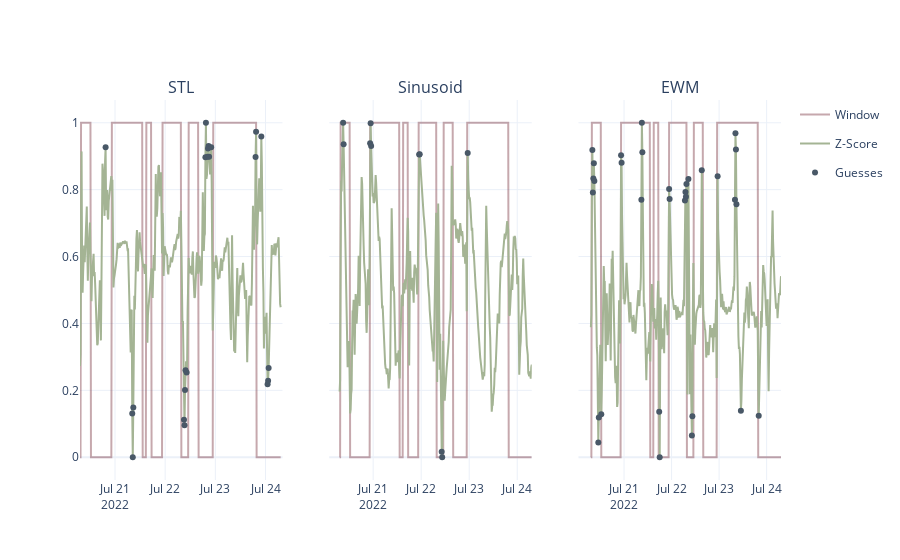

The cell this chart's notebook holds for it:
### Code cell
fig, names = make_dual_plot_abstract(time=w1.time, objects=[w1, w2, w3], names=["Window", "Z-Score", "Guesses"], traces=["window_norm", "zscore_norm", "guess_values"], title_arr=["STL", "Sinusoid", "EWM"], mode=["lines", "lines", "markers"])
fig.show()

### Figure 1 — Plotly figure (JSON) as saved in the notebook; plotly's stock layout.template omitted (floating-point values rounded to 4 significant figures; data arrays with more than 128 entries replaced by an {"elided": "..."} marker saying what was removed)
{"data": [{"legendgroup": "Window", "line": {"color": "#702632"}, "mode": "lines", "name": "Window", "opacity": 0.4, "showlegend": true, "type": "scatter", "x": {"elided": "385 str values"}, "xaxis": "x", "y": {"elided": "385 int values"}, "yaxis": "y"}, {"legendgroup": "Z-Score", "line": {"color": "#A4B494"}, "mode": "lines", "name": "Z-Score", "opacity": 1, "showlegend": true, "type": "scatter", "x": {"elided": "385 str values"}, "xaxis": "x", "y": {"elided": "385 float values"}, "yaxis": "y"}, {"legendgroup": "Guesses", "line": {"color": "#495867"}, "mode": "markers", "name": "Guesses", "opacity": 1, "showlegend": true, "type": "scatter", "x": ["2022-07-20T19:30:00", "2022-07-21T08:15:00", "2022-07-21T08:30:00", "2022-07-21T08:45:00", "2022-07-22T09:00:00", "2022-07-22T09:15:00", "2022-07-22T09:30:00", "2022-07-22T09:45:00", "2022-07-22T10:15:00", "2022-07-22T19:15:00", "2022-07-22T19:30:00", "2022-07-22T20:15:00", "2022-07-22T20:30:00", "2022-07-22T20:45:00", "2022-07-22T21:00:00", "2022-07-22T22:00:00", "2022-07-23T19:15:00", "2022-07-23T19:30:00", "2022-07-23T22:00:00", "2022-07-24T01:00:00", "2022-07-24T01:15:00", "2022-07-24T01:30:00"], "xaxis": "x", "y": [0.9269, 0.1305, 0, 0.1485, 0.1119, 0.09531, 0.2011, 0.2603, 0.2531, 0.8971, 1, 0.8982, 0.9228, 0.9306, 0.8985, 0.9264, 0.8974, 0.9729, 0.9591, 0.2186, 0.2284, 0.2665], "yaxis": "y"}, {"legendgroup": "Window", "line": {"color": "#702632"}, "mode": "lines", "name": "Window", "opacity": 0.4, "showlegend": false, "type": "scatter", "x": {"elided": "385 str values"}, "xaxis": "x2", "y": {"elided": "385 int values"}, "yaxis": "y2"}, {"legendgroup": "Z-Score", "line": {"color": "#A4B494"}, "mode": "lines", "name": "Z-Score", "opacity": 1, "showlegend": false, "type": "scatter", "x": {"elided": "385 str values"}, "xaxis": "x2", "y": {"elided": "385 float values"}, "yaxis": "y2"}, {"legendgroup": "Guesses", "line": {"color": "#495867"}, "mode": "markers", "name": "Guesses", "opacity": 1, "showlegend": false, "type": "scatter", "x": ["2022-07-20T09:00:00", "2022-07-20T09:15:00", "2022-07-20T22:30:00", "2022-07-20T22:45:00", "2022-07-20T23:00:00", "2022-07-21T23:00:00", "2022-07-21T23:15:00", "2022-07-22T10:15:00", "2022-07-22T10:30:00", "2022-07-22T23:15:00"], "xaxis": "x2", "y": [1, 0.9356, 0.939, 0.9983, 0.9303, 0.905, 0.9057, 0.01626, 0, 0.9094], "yaxis": "y2"}, {"legendgroup": "Window", "line": {"color": "#702632"}, "mode": "lines", "name": "Window", "opacity": 0.4, "showlegend": false, "type": "scatter", "x": {"elided": "385 str values"}, "xaxis": "x3", "y": {"elided": "385 int values"}, "yaxis": "y3"}, {"legendgroup": "Z-Score", "line": {"color": "#A4B494"}, "mode": "lines", "name": "Z-Score", "opacity": 1, "showlegend": false, "type": "scatter", "x": {"elided": "385 str values"}, "xaxis": "x3", "y": {"elided": "385 float values"}, "yaxis": "y3"}, {"legendgroup": "Guesses", "line": {"color": "#495867"}, "mode": "markers", "name": "Guesses", "opacity": 1, "showlegend": false, "type": "scatter", "x": ["2022-07-20T08:00:00", "2022-07-20T08:15:00", "2022-07-20T08:30:00", "2022-07-20T08:45:00", "2022-07-20T09:00:00", "2022-07-20T11:00:00", "2022-07-20T11:15:00", "2022-07-20T12:30:00", "2022-07-20T22:30:00", "2022-07-20T22:45:00", "2022-07-21T08:45:00", "2022-07-21T09:00:00", "2022-07-21T09:15:00", "2022-07-21T17:45:00", "2022-07-21T18:00:00", "2022-07-21T22:45:00", "2022-07-21T23:00:00", "2022-07-22T06:45:00", "2022-07-22T07:00:00", "2022-07-22T07:15:00", "2022-07-22T07:30:00", "2022-07-22T08:30:00", "2022-07-22T10:15:00", "2022-07-22T10:30:00", "2022-07-22T15:15:00", "2022-07-22T23:15:00", "2022-07-23T08:00:00", "2022-07-23T08:15:00", "2022-07-23T08:30:00", "2022-07-23T08:45:00", "2022-07-23T11:00:00", "2022-07-23T20:00:00"], "xaxis": "x3", "y": [0.9182, 0.7918, 0.833, 0.8791, 0.8259, 0.04428, 0.1189, 0.1289, 0.9029, 0.8802, 0.7701, 1, 0.9118, 0.136, 0, 0.8018, 0.7721, 0.7675, 0.7933, 0.7786, 0.8169, 0.832, 0.06536, 0.1225, 0.8582, 0.8397, 0.7695, 0.9688, 0.9198, 0.7562, 0.1393, 0.1239], "yaxis": "y3"}], "layout": {"annotations": [{"font": {"size": 16}, "showarrow": false, "text": "STL", "x": 0.1444, "xanchor": "center", "xref": "paper", "y": 1, "yanchor": "bottom", "yref": "paper"}, {"font": {"size": 16}, "showarrow": false, "text": "Sinusoid", "x": 0.5, "xanchor": "center", "xref": "paper", "y": 1, "yanchor": "bottom", "yref": "paper"}, {"font": {"size": 16}, "showarrow": false, "text": "EWM", "x": 0.8556, "xanchor": "center", "xref": "paper", "y": 1, "yanchor": "bottom", "yref": "paper"}], "xaxis": {"anchor": "y", "domain": [0, 0.2889]}, "xaxis2": {"anchor": "y2", "domain": [0.3556, 0.6444]}, "xaxis3": {"anchor": "y3", "domain": [0.7111, 1]}, "yaxis": {"anchor": "x", "domain": [0, 1]}, "yaxis2": {"anchor": "x2", "domain": [0, 1], "matches": "y", "showticklabels": false}, "yaxis3": {"anchor": "x3", "domain": [0, 1], "matches": "y", "showticklabels": false}}}
